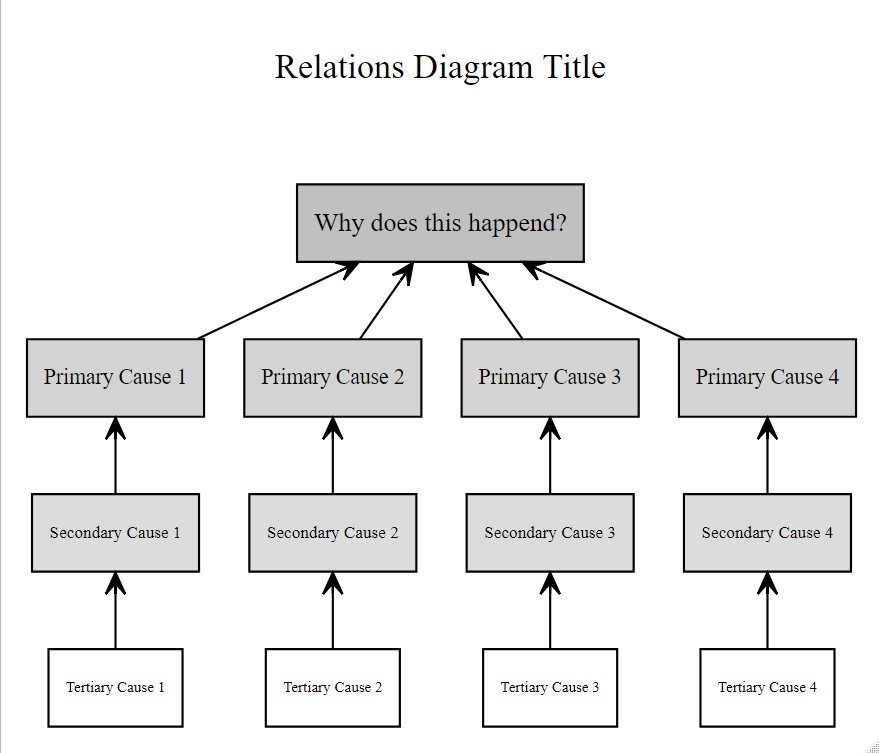

This figure's R source:
### RELATIONS DIAGRAM ###

# Import DiagrammeR package
library(DiagrammeR)

# Build relations diagram
grViz("
digraph {

# Set diagram direction
graph [rankdir = BT]

# Set diagram title
Title [shape = plaintext, fontname = TimesNewRoman, fontsize = 16, 
      label = 'Relations Diagram Title']

# Set main effect node
Effect [shape = rectangle, fontname = TimesNewRoman, fontsize = 12, style = 'filled',
        fillcolor = 'grey', color = 'black', label = 'Why does this happend?']

# Set prtimary causes nodes 
P1 [shape = rectangle, fontname = TimesNewRoman, fontsize = 10, style = 'filled',
    fillcolor = 'lightgrey', color = 'black', label = 'Primary Cause 1']
P2 [shape = rectangle, fontname = TimesNewRoman, fontsize = 10, style = 'filled',
    fillcolor = 'lightgrey', color = 'black', label = 'Primary Cause 2']
P3 [shape = rectangle, fontname = TimesNewRoman, fontsize = 10, style = 'filled',
    fillcolor = 'lightgrey', color = 'black', label = 'Primary Cause 3']
P4 [shape = rectangle, fontname = TimesNewRoman, fontsize = 10, style = 'filled',
    fillcolor = 'lightgrey', color = 'black', label = 'Primary Cause 4']

# Set secondary causes nodes  
S1 [shape = rectangle, fontname = TimesNewRoman, fontsize = 8, style = 'filled',
    fillcolor = 'Gainsboro', color = 'black', label = 'Secondary Cause 1']
S2 [shape = rectangle, fontname = TimesNewRoman, fontsize = 8, style = 'filled',
    fillcolor = 'Gainsboro', color = 'black', label = 'Secondary Cause 2']
S3 [shape = rectangle, fontname = TimesNewRoman, fontsize = 8, style = 'filled',
    fillcolor = 'Gainsboro', color = 'black', label = 'Secondary Cause 3']
S4 [shape = rectangle, fontname = TimesNewRoman, fontsize = 8, style = 'filled',
    fillcolor = 'Gainsboro', color = 'black', label = 'Secondary Cause 4']

# Set tertiary causes nodes 
T1 [shape = rectangle, fontname = TimesNewRoman, fontsize = 7, style = 'filled',
    fillcolor = 'White', color = 'black', label = 'Tertiary Cause 1']
T2 [shape = rectangle, fontname = TimesNewRoman, fontsize = 7, style = 'filled',
    fillcolor = 'White', color = 'black', label = 'Tertiary Cause 2']
T3 [shape = rectangle, fontname = TimesNewRoman, fontsize = 7, style = 'filled',
    fillcolor = 'White', color = 'black', label = 'Tertiary Cause 3']
T4 [shape = rectangle, fontname = TimesNewRoman, fontsize = 7, style = 'filled',
    fillcolor = 'White', color = 'black', label = 'Tertiary Cause 4']

# Specify nodes connections  
Effect -> Title [color = none, minlen = 1]
 
P1 -> Effect [arrowhead = vee]
P2 -> Effect [arrowhead = vee]
P3 -> Effect [arrowhead = vee]
P4 -> Effect [arrowhead = vee]

S1 -> P1 [arrowhead = vee]
S2 -> P2 [arrowhead = vee]
S3 -> P3 [arrowhead = vee]
S4 -> P4 [arrowhead = vee]

T1 -> S1 [arrowhead = vee]
T2 -> S2 [arrowhead = vee]
T3 -> S3 [arrowhead = vee]
T4 -> S4 [arrowhead = vee]
        
}
")
